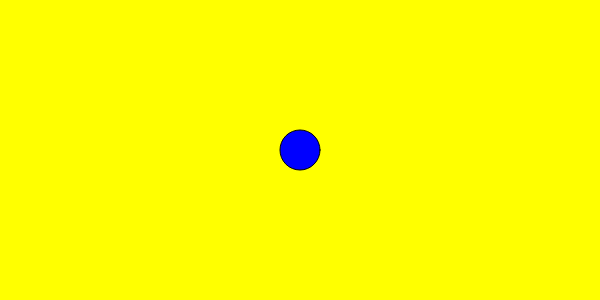
Frame 1 (no input)
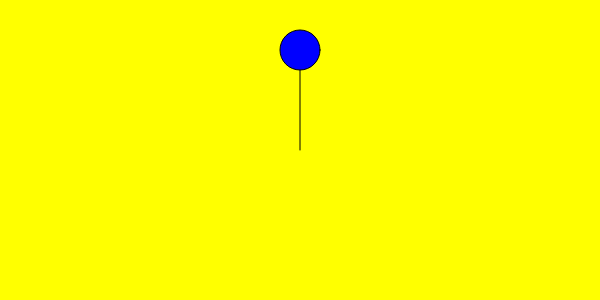
Frame 60 (no input)
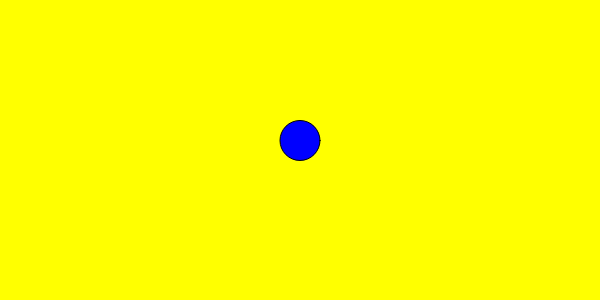
Frame 120 (the mouse pressed at the canvas centre since frame 60)

The p5.js sketch that drew these frames (run headless with seeded random() and noise() and a simulated clock; from frame 60 on, the mouse is pressed at the canvas centre):

// p5.js sketch
// ── sketch.js

var amplitude=100;
var angle = 0;

function setup(){
    createCanvas(600,300);
}

function draw(){
    background("yellow");
    translate(width/2,height/2);

    var y= amplitude*sin((angle));
    fill("blue");
    stroke(2);
    line(0,0,0,y);
    ellipse(0,y,40,40);
    angle=angle+0.08;

}
